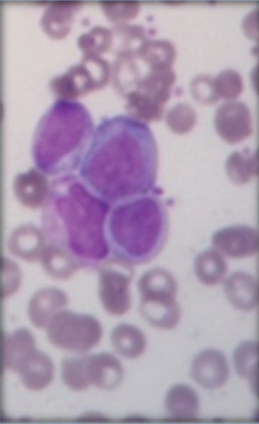
#> input picture imgs/cell.PNG, 259 x 424 px, found by its file name
$ jupyter execute --allow-errors Dehazing.ipynb
#> lines starting #> are read from the running program, lines starting #| are printed output that depends on the picture
[cell 1]
# import the cv2 library
import cv2

# The function cv2.imread() is used to read an image.
img = cv2.imread('D:/EntornosPython/imgs/cell.png')
#> img is the input picture: shape (424, 259, 3); mean B, G, R 178.1, 155.1, 173.3
#img = cv2.cvtColor(img, cv2.COLOR_BGR2RGB)
# The function cv2.imshow() is used to display an image in a window.
cv2.imshow('BGR image',img)

# waitKey() waits for a key press to close the window and 0 specifies indefinite loops
cv2.waitKey(0)

# cv2.destroyAllWindows() simply destroys all the windows we created.
cv2.destroyAllWindows()

# The function cv2.imwrite() is used to write an image.
#cv2.imwrite('grayscale.jpg',img_grayscale)

[cell 2]
b, g, r = cv2.split (img) # El orden es b, g, r, no r, g, b
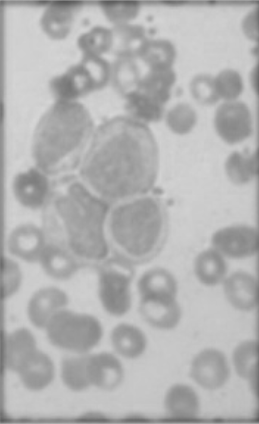
#> b: shape (424, 259); min 87, max 214, mean 178.1
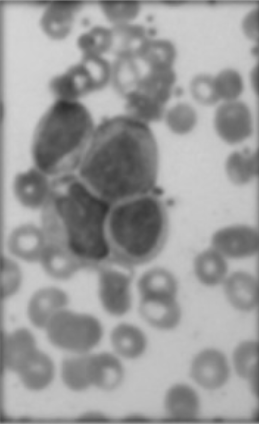
#> g: shape (424, 259); min 47, max 212, mean 155.1
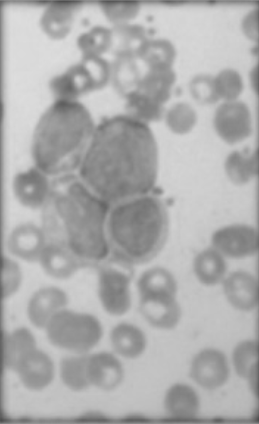
#> r: shape (424, 259); min 76, max 221, mean 173.3
merged = cv2.merge([b,g,r])

cv2.imshow('image',img)
cv2.imshow("Blue 1", b)
cv2.imshow("Green 1", g)
cv2.imshow("Red 1", r)
cv2.imshow("merged 1", merged)
cv2.waitKey (0) #Asegúrese de agregar cv2.waitKey (0), de lo contrario se informará un error
cv2.destroyAllWindows()

[cell 3]
print(type(img))
#| <class 'numpy.ndarray'>

[cell 4]
print(img.shape)
#| (424, 259, 3)
h,w,c = img.shape
#> h = 424; w = 259; c = 3

[cell 5]
# [22 lines left out: function rgb_to_hsv, not called in this run]

[cell 6]
resutlHSVown = img.copy()

[cell 7]
# [11 lines left out: function HSVown, not called in this run]

[cell 8]
h,s,v = cv2.split (resutlHSVown)
merged = cv2.merge([h,s,v])

cv2.imshow("Hue 1", h)
cv2.imshow("Saturation 1", s)
cv2.imshow("Valor 1", v)
cv2.imshow("merged 1", merged)

cv2.waitKey(0)
cv2.destroyAllWindows()

[cell 9]
hsvImg = cv2.cvtColor(img, cv2.COLOR_BGR2HSV)
#> hsvImg: shape (424, 259, 3); mean H, S, V 139, 37.7, 179.7
h,s,v = cv2.split (hsvImg)
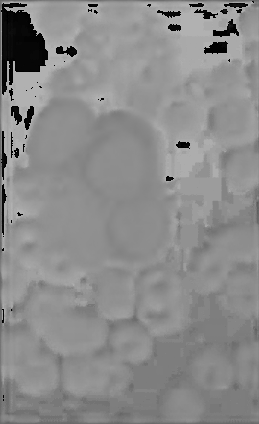
#> h: shape (424, 259); min 0, max 178, mean 139
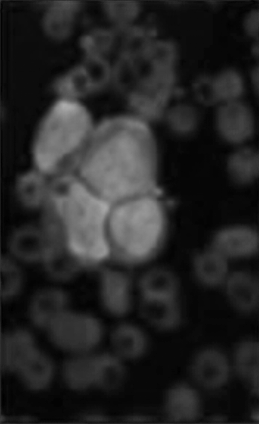
#> s: shape (424, 259); min 0, max 172, mean 37.7
merged = cv2.merge([h,s,v])

cv2.imshow("Hue 1", h)
cv2.imshow("Saturation 1", s)
cv2.imshow("Valor 1", v)
cv2.imshow("merged 1", merged)


#cv2.imshow('RGB image', img)
#cv2.imshow('HSV image', hsvImg)
cv2.waitKey(0)
cv2.destroyAllWindows()

$ run again, with imgs/bloodcell.jpg saved as imgs/cell.PNG
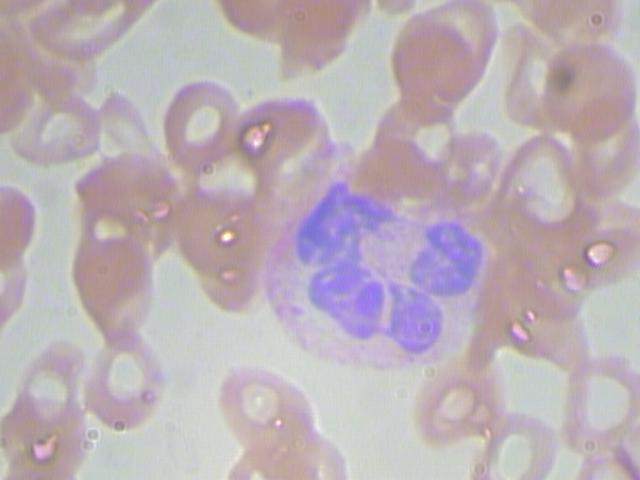
#> input picture imgs/bloodcell.jpg, 640 x 480 px, found by its file name
#> img is the input picture: shape (480, 640, 3); mean B, G, R 182.3, 175.5, 187.3
#| <class 'numpy.ndarray'>
#| (480, 640, 3)
#> hsvImg: shape (480, 640, 3); mean H, S, V 93.8, 27.4, 192.8
#> `h,s,v = cv2.split (hsvImg)`:
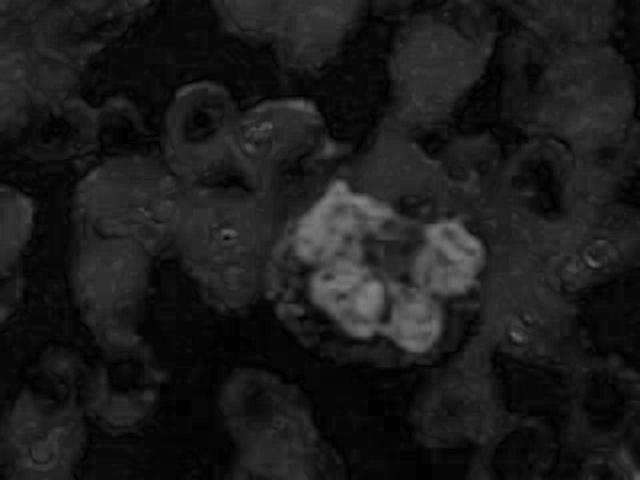
#> s: shape (480, 640); min 0, max 130, mean 27.4
#> `h,s,v = cv2.split (hsvImg)`:
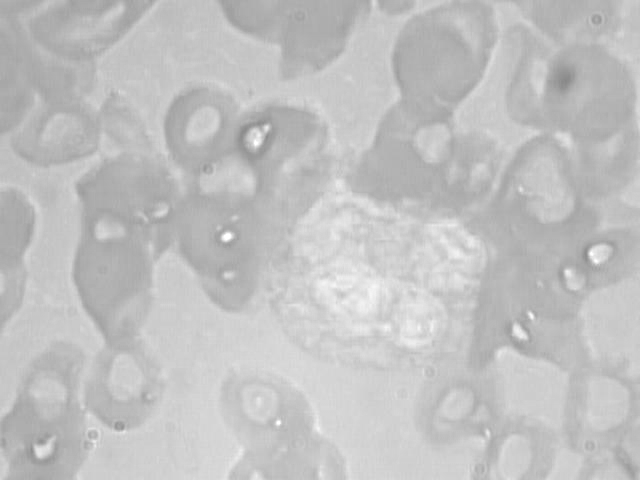
#> v: shape (480, 640); min 135, max 255, mean 192.8

$ run again, with imgs/HAZY_NTIRE_2018/hazy/14_indoor_hazy.jpg saved as imgs/cell.PNG
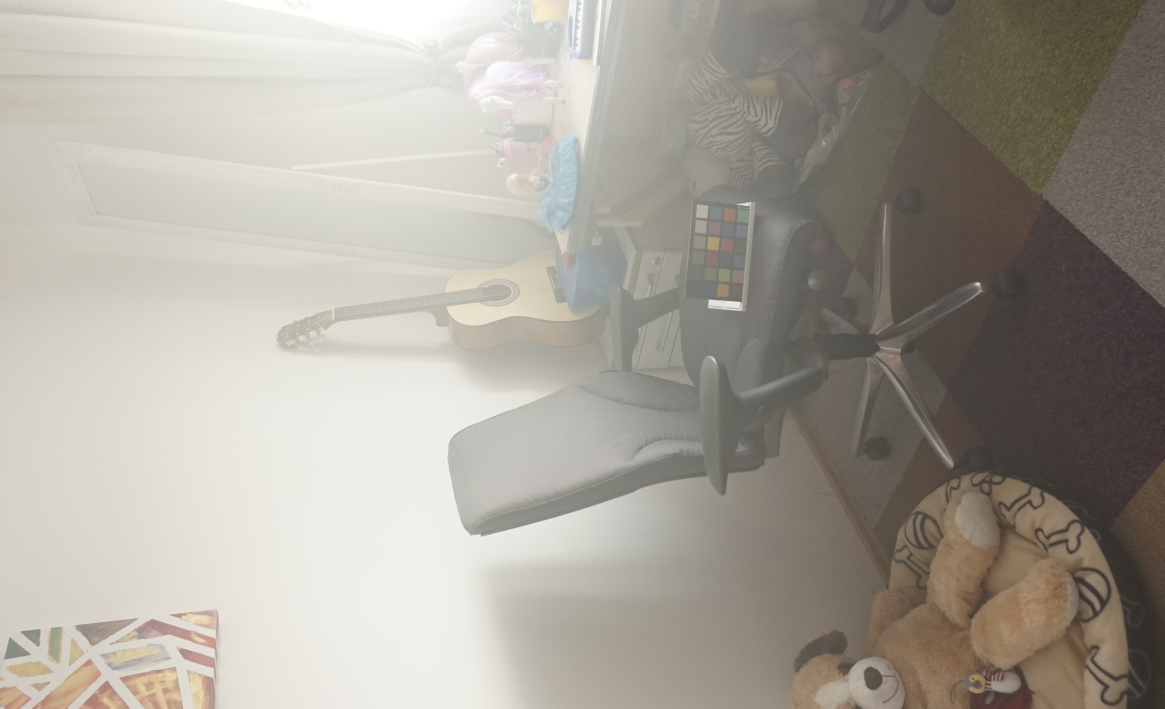
#> input picture imgs/HAZY_NTIRE_2018/hazy/14_indoor_hazy.jpg, 4657 x 2833 px, found by its file name (shown at 1/4 size)
#> img is the input picture: shape (2833, 4657, 3); mean B, G, R 153.3, 162.7, 167.7
#| <class 'numpy.ndarray'>
#| (2833, 4657, 3)
#> hsvImg: shape (2833, 4657, 3); mean H, S, V 23.6, 27.5, 167.9
#> `h,s,v = cv2.split (hsvImg)`:
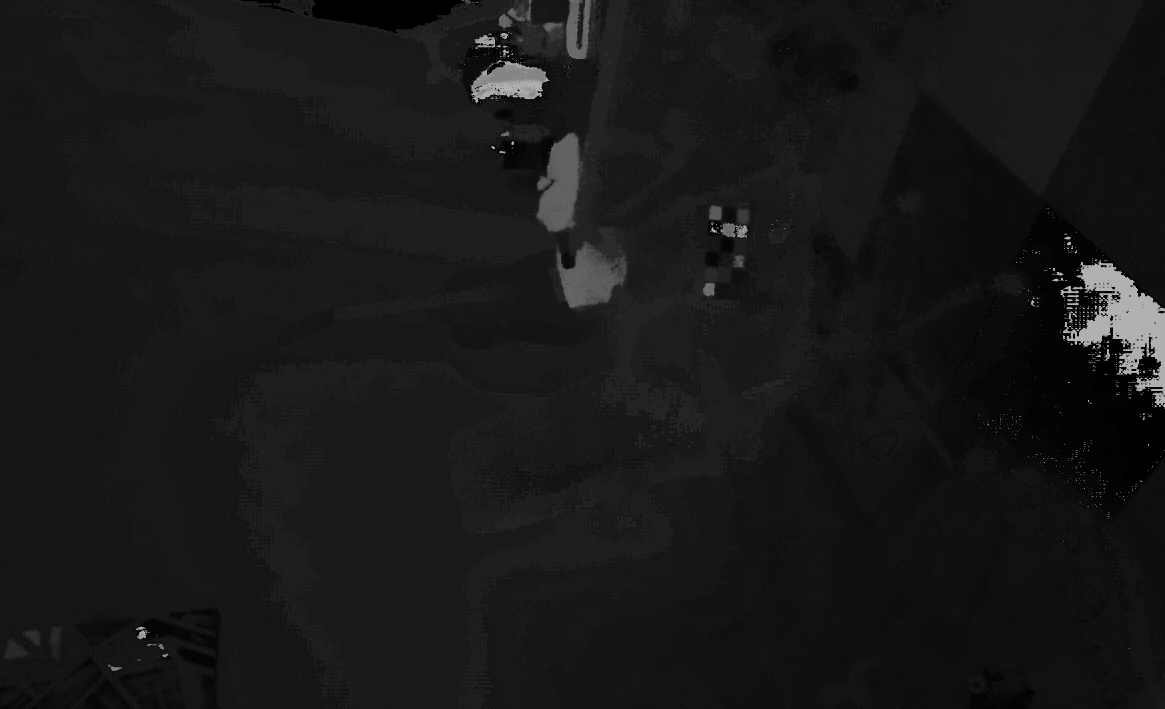
#> h: shape (2833, 4657) (shown at 1/4 size); min 0, max 179, mean 23.6
#> `h,s,v = cv2.split (hsvImg)`:
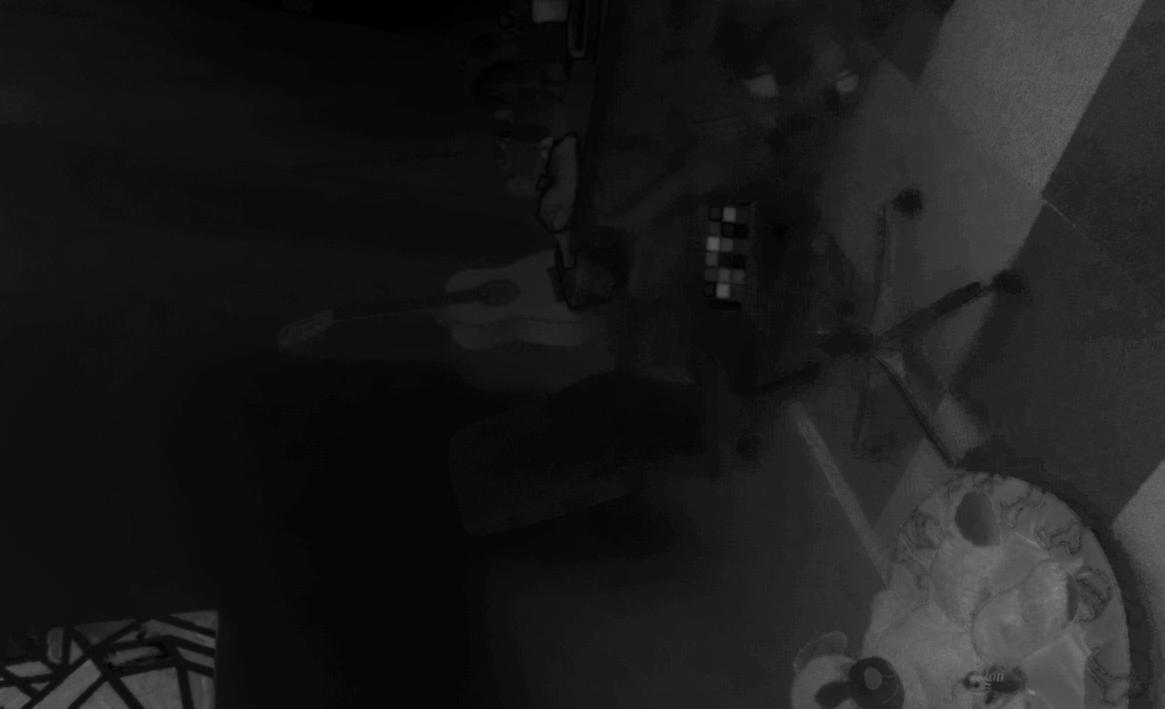
#> s: shape (2833, 4657) (shown at 1/4 size); min 0, max 142, mean 27.5
